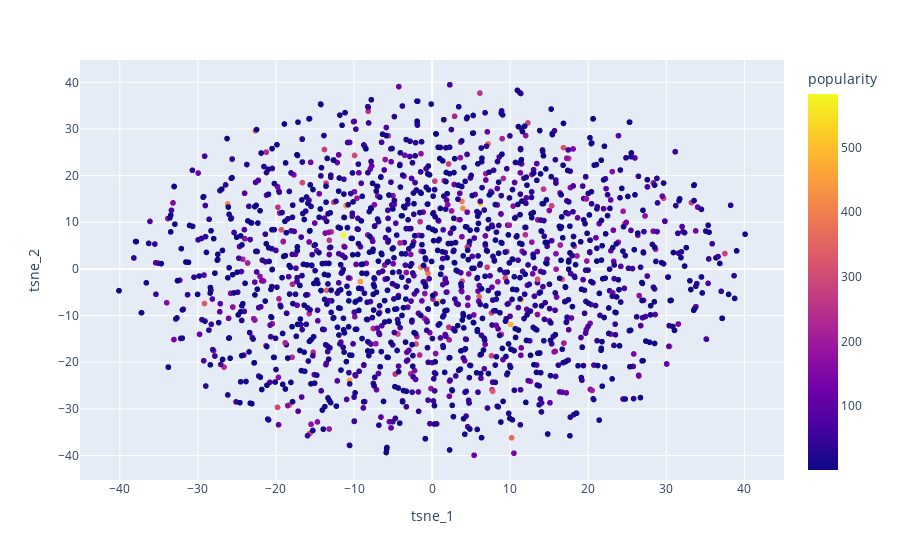

The cell this chart's notebook holds for it:
### Code cell
import plotly.express as px

tsne_df = pd.DataFrame(item_tsne, columns=["tsne_1", "tsne_2"])
tsne_df["item_id"] = np.arange(item_tsne.shape[0])
tsne_df = tsne_df.merge(items.reset_index())

px.scatter(tsne_df, x="tsne_1", y="tsne_2",
           color="popularity",
           hover_data=["item_id", "title", "popularity"])

### Figure 1 — Plotly figure (JSON) as saved in the notebook; plotly's stock layout.template omitted (floating-point values rounded to 4 significant figures; data arrays with more than 128 entries replaced by an {"elided": "..."} marker saying what was removed)
{"data": [{"customdata": {"elided": "1682x3 mixed values"}, "hovertemplate": "tsne_1=%{x}<br>tsne_2=%{y}<br>item_id=%{customdata[0]}<br>title=%{customdata[1]}<br>popularity=%{marker.color}<extra></extra>", "legendgroup": "", "marker": {"color": {"elided": "1682 int values"}, "coloraxis": "coloraxis", "symbol": "circle"}, "mode": "markers", "name": "", "showlegend": false, "type": "scattergl", "x": {"elided": "1682 float values"}, "xaxis": "x", "y": {"elided": "1682 float values"}, "yaxis": "y"}], "layout": {"coloraxis": {"colorbar": {"title": {"text": "popularity"}}, "colorscale": [[0, "#0d0887"], [0.1111, "#46039f"], [0.2222, "#7201a8"], [0.3333, "#9c179e"], [0.4444, "#bd3786"], [0.5556, "#d8576b"], [0.6667, "#ed7953"], [0.7778, "#fb9f3a"], [0.8889, "#fdca26"], [1, "#f0f921"]]}, "legend": {"tracegroupgap": 0}, "margin": {"t": 60}, "xaxis": {"anchor": "y", "domain": [0, 1], "title": {"text": "tsne_1"}}, "yaxis": {"anchor": "x", "domain": [0, 1], "title": {"text": "tsne_2"}}}}
